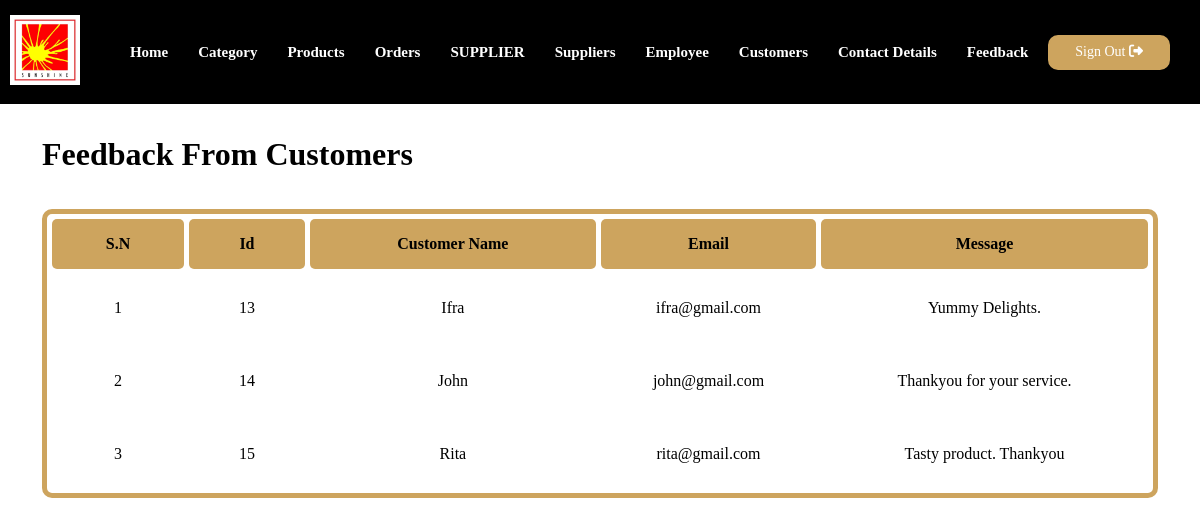
Before: /admin/feedback.php (signed in) with the older database file.
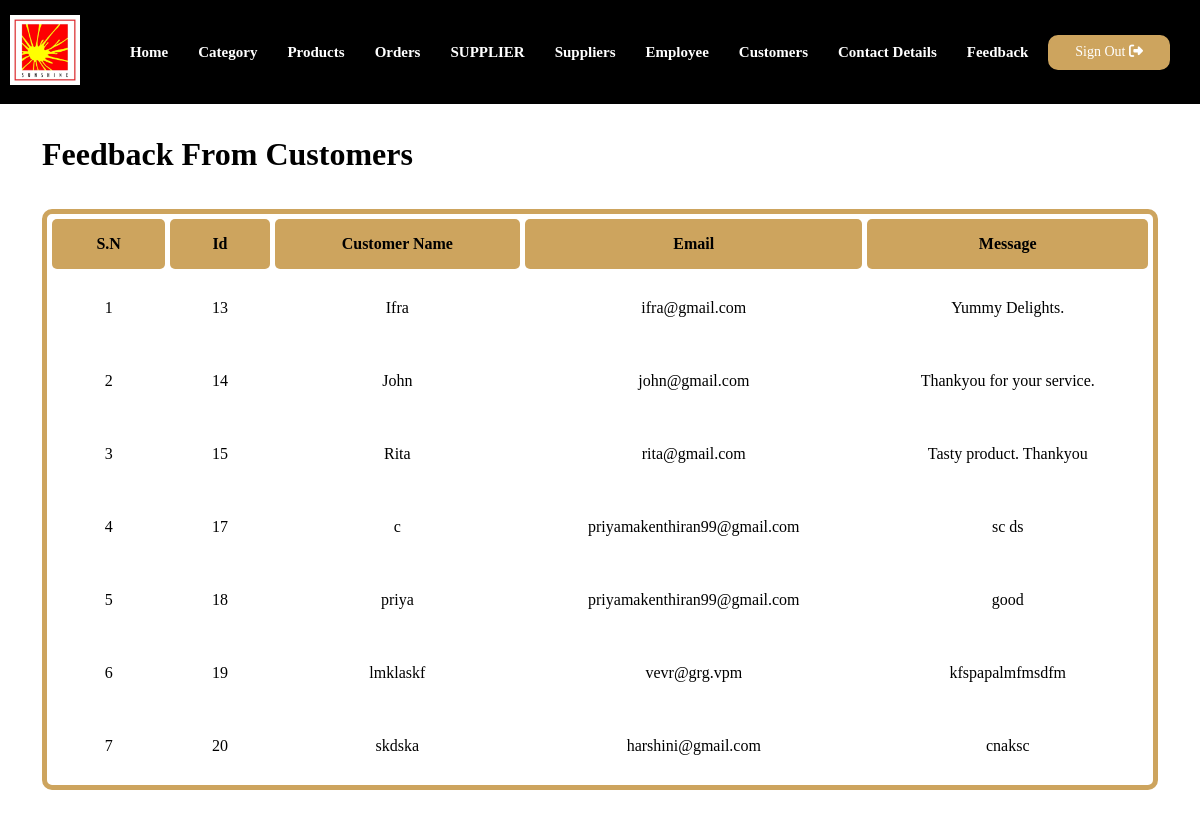
After: the same page with the newer database file.
### tables this page shows
CREATE TABLE `feedback` (
  `id` int(11) NOT NULL,
  `customer_username` varchar(50) NOT NULL,
  `supplier_username` varchar(50) NOT NULL,
  `email` varchar(50) NOT NULL,
  `message` varchar(255) NOT NULL
);

### admin/feedback.php (the view)
<?php include('partials/menuu.php');?>
<div class="main-content">
    <div class="wrapper">
        <h1>Feedback From Customers</h1><br><br>
        <table  cellspacing="5px" >
            <thead style="height: 50px;">
            <tr>
                <th>S.N</th>
                <th>Id</th>
                <th>Customer Name</th>
                <th>Email</th>
                <th>Message</th>
            </tr>
        </thead>
            <?php
                $sql = "SELECT * FROM feedback";
                $res = mysqli_query($conn,$sql);
                $count = mysqli_num_rows($res);
                $sn = 1;
                if($count>0)
                {
                    while($row=mysqli_fetch_assoc($res))
                    {
                        $id = $row['id'];
                        $customer_username = $row['customer_username'];
                        $email = $row['email'];
                        $message = $row['message'];
                        ?>
                    <tr>
                        <td><?php echo $sn++; ?></td>
                        <td><?php echo $id; ?></td>
                        <td><?php echo $customer_username; ?></td>
                        <td><?php echo $email; ?></td>
                        <td><?php echo $message; ?></td>
                    </tr>
                        <?php
                    }
                }
            ?>
        </table>
    </div>
</div>

Changed rows visible on the page:
added feedback: id "17", customer_username "c", email "priyamakenthiran99@gmail.com", message "sc ds"
added feedback: id "18", customer_username "priya", email "priyamakenthiran99@gmail.com", message "good"
added feedback: id "19", customer_username "lmklaskf", email "vevr@grg.vpm", message "kfspapalmfmsdfm"
added feedback: id "20", customer_username "skdska", email "harshini@gmail.com", message "cnaksc"
